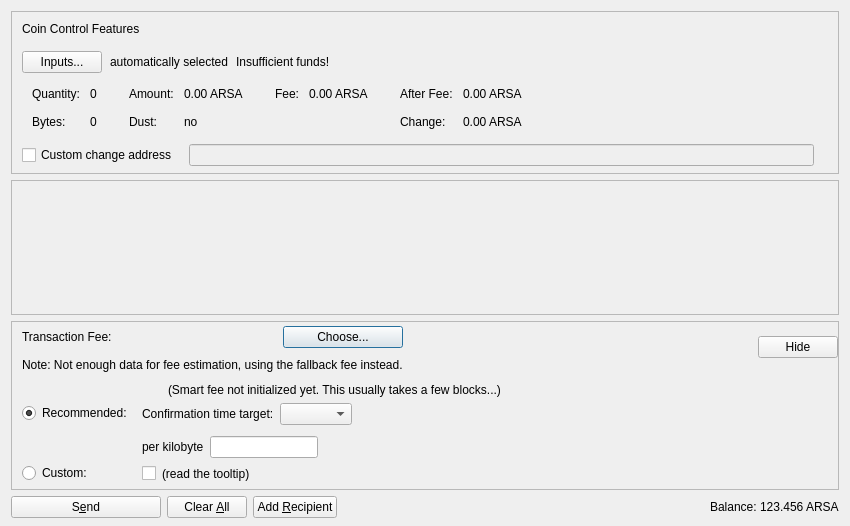
<?xml version="1.0" encoding="UTF-8"?>
<ui version="4.0">
 <class>SendCoinsDialog</class>
 <widget class="QDialog" name="SendCoinsDialog">
  <property name="geometry">
   <rect>
    <x>0</x>
    <y>0</y>
    <width>850</width>
    <height>526</height>
   </rect>
  </property>
  <property name="windowTitle">
   <string>Send Coins</string>
  </property>
  <layout class="QVBoxLayout" name="verticalLayout" stretch="0,1,0,0">
   <property name="bottomMargin">
    <number>8</number>
   </property>
   <item>
    <widget class="QFrame" name="frameCoinControl">
     <property name="sizePolicy">
      <sizepolicy hsizetype="Expanding" vsizetype="Expanding">
       <horstretch>0</horstretch>
       <verstretch>0</verstretch>
      </sizepolicy>
     </property>
     <property name="maximumSize">
      <size>
       <width>16777215</width>
       <height>16777215</height>
      </size>
     </property>
     <property name="frameShape">
      <enum>QFrame::StyledPanel</enum>
     </property>
     <property name="frameShadow">
      <enum>QFrame::Sunken</enum>
     </property>
     <layout class="QVBoxLayout" name="verticalLayoutCoinControl2">
      <property name="spacing">
       <number>0</number>
      </property>
      <property name="leftMargin">
       <number>0</number>
      </property>
      <property name="topMargin">
       <number>0</number>
      </property>
      <property name="rightMargin">
       <number>0</number>
      </property>
      <property name="bottomMargin">
       <number>6</number>
      </property>
      <item>
       <layout class="QVBoxLayout" name="verticalLayoutCoinControl" stretch="0,0,0,0,1">
        <property name="spacing">
         <number>0</number>
        </property>
        <property name="leftMargin">
         <number>10</number>
        </property>
        <property name="topMargin">
         <number>10</number>
        </property>
        <item>
         <layout class="QHBoxLayout" name="horizontalLayoutCoinControl1">
          <property name="bottomMargin">
           <number>15</number>
          </property>
          <item>
           <widget class="QLabel" name="labelCoinControlFeatures">
            <property name="sizePolicy">
             <sizepolicy hsizetype="Preferred" vsizetype="Maximum">
              <horstretch>0</horstretch>
              <verstretch>0</verstretch>
             </sizepolicy>
            </property>
            <property name="text">
             <string>Coin Control Features</string>
            </property>
           </widget>
          </item>
         </layout>
        </item>
        <item>
         <layout class="QHBoxLayout" name="horizontalLayoutCoinControl2" stretch="0,0,0,0">
          <property name="spacing">
           <number>8</number>
          </property>
          <property name="bottomMargin">
           <number>10</number>
          </property>
          <item>
           <widget class="QPushButton" name="pushButtonCoinControl">
            <property name="styleSheet">
             <string notr="true"/>
            </property>
            <property name="text">
             <string>Inputs...</string>
            </property>
            <property name="autoDefault">
             <bool>false</bool>
            </property>
           </widget>
          </item>
          <item>
           <widget class="QLabel" name="labelCoinControlAutomaticallySelected">
            <property name="text">
             <string>automatically selected</string>
            </property>
            <property name="margin">
             <number>5</number>
            </property>
           </widget>
          </item>
          <item>
           <widget class="QLabel" name="labelCoinControlInsuffFunds">
            <property name="text">
             <string>Insufficient funds!</string>
            </property>
            <property name="margin">
             <number>5</number>
            </property>
           </widget>
          </item>
          <item>
           <spacer name="horizontalSpacerCoinControl">
            <property name="orientation">
             <enum>Qt::Horizontal</enum>
            </property>
            <property name="sizeHint" stdset="0">
             <size>
              <width>40</width>
              <height>1</height>
             </size>
            </property>
           </spacer>
          </item>
         </layout>
        </item>
        <item>
         <widget class="QWidget" name="widgetCoinControl" native="true">
          <property name="sizePolicy">
           <sizepolicy hsizetype="Preferred" vsizetype="Preferred">
            <horstretch>0</horstretch>
            <verstretch>0</verstretch>
           </sizepolicy>
          </property>
          <property name="minimumSize">
           <size>
            <width>0</width>
            <height>0</height>
           </size>
          </property>
          <property name="styleSheet">
           <string notr="true"/>
          </property>
          <layout class="QHBoxLayout" name="horizontalLayoutCoinControl5">
           <property name="leftMargin">
            <number>0</number>
           </property>
           <property name="topMargin">
            <number>0</number>
           </property>
           <property name="rightMargin">
            <number>0</number>
           </property>
           <property name="bottomMargin">
            <number>0</number>
           </property>
           <item>
            <layout class="QHBoxLayout" name="horizontalLayoutCoinControl3" stretch="0,0,0,1">
             <property name="spacing">
              <number>20</number>
             </property>
             <property name="topMargin">
              <number>0</number>
             </property>
             <property name="bottomMargin">
              <number>10</number>
             </property>
             <item>
              <layout class="QFormLayout" name="formLayoutCoinControl1">
               <property name="horizontalSpacing">
                <number>10</number>
               </property>
               <property name="verticalSpacing">
                <number>14</number>
               </property>
               <property name="leftMargin">
                <number>10</number>
               </property>
               <property name="topMargin">
                <number>4</number>
               </property>
               <property name="rightMargin">
                <number>6</number>
               </property>
               <item row="0" column="0">
                <widget class="QLabel" name="labelCoinControlQuantityText">
                 <property name="text">
                  <string>Quantity:</string>
                 </property>
                 <property name="margin">
                  <number>0</number>
                 </property>
                </widget>
               </item>
               <item row="0" column="1">
                <widget class="QLabel" name="labelCoinControlQuantity">
                 <property name="cursor">
                  <cursorShape>IBeamCursor</cursorShape>
                 </property>
                 <property name="contextMenuPolicy">
                  <enum>Qt::ActionsContextMenu</enum>
                 </property>
                 <property name="text">
                  <string notr="true">0</string>
                 </property>
                 <property name="margin">
                  <number>0</number>
                 </property>
                 <property name="textInteractionFlags">
                  <set>Qt::LinksAccessibleByMouse|Qt::TextSelectableByKeyboard|Qt::TextSelectableByMouse</set>
                 </property>
                </widget>
               </item>
               <item row="1" column="0">
                <widget class="QLabel" name="labelCoinControlBytesText">
                 <property name="text">
                  <string>Bytes:</string>
                 </property>
                </widget>
               </item>
               <item row="1" column="1">
                <widget class="QLabel" name="labelCoinControlBytes">
                 <property name="cursor">
                  <cursorShape>IBeamCursor</cursorShape>
                 </property>
                 <property name="contextMenuPolicy">
                  <enum>Qt::ActionsContextMenu</enum>
                 </property>
                 <property name="text">
                  <string notr="true">0</string>
                 </property>
                 <property name="textInteractionFlags">
                  <set>Qt::LinksAccessibleByMouse|Qt::TextSelectableByKeyboard|Qt::TextSelectableByMouse</set>
                 </property>
                </widget>
               </item>
              </layout>
             </item>
             <item>
              <layout class="QFormLayout" name="formLayoutCoinControl2">
               <property name="horizontalSpacing">
                <number>10</number>
               </property>
               <property name="verticalSpacing">
                <number>14</number>
               </property>
               <property name="leftMargin">
                <number>6</number>
               </property>
               <property name="topMargin">
                <number>4</number>
               </property>
               <property name="rightMargin">
                <number>6</number>
               </property>
               <item row="0" column="0">
                <widget class="QLabel" name="labelCoinControlAmountText">
                 <property name="text">
                  <string>Amount:</string>
                 </property>
                 <property name="margin">
                  <number>0</number>
                 </property>
                </widget>
               </item>
               <item row="0" column="1">
                <widget class="QLabel" name="labelCoinControlAmount">
                 <property name="cursor">
                  <cursorShape>IBeamCursor</cursorShape>
                 </property>
                 <property name="contextMenuPolicy">
                  <enum>Qt::ActionsContextMenu</enum>
                 </property>
                 <property name="text">
                  <string notr="true">0.00 ARSA</string>
                 </property>
                 <property name="textInteractionFlags">
                  <set>Qt::LinksAccessibleByMouse|Qt::TextSelectableByKeyboard|Qt::TextSelectableByMouse</set>
                 </property>
                </widget>
               </item>
               <item row="1" column="0">
                <widget class="QLabel" name="labelCoinControlLowOutputText">
                 <property name="text">
                  <string>Dust:</string>
                 </property>
                </widget>
               </item>
               <item row="1" column="1">
                <widget class="QLabel" name="labelCoinControlLowOutput">
                 <property name="cursor">
                  <cursorShape>IBeamCursor</cursorShape>
                 </property>
                 <property name="contextMenuPolicy">
                  <enum>Qt::ActionsContextMenu</enum>
                 </property>
                 <property name="text">
                  <string notr="true">no</string>
                 </property>
                 <property name="textInteractionFlags">
                  <set>Qt::LinksAccessibleByMouse|Qt::TextSelectableByKeyboard|Qt::TextSelectableByMouse</set>
                 </property>
                </widget>
               </item>
              </layout>
             </item>
             <item>
              <layout class="QFormLayout" name="formLayoutCoinControl3">
               <property name="horizontalSpacing">
                <number>10</number>
               </property>
               <property name="verticalSpacing">
                <number>14</number>
               </property>
               <property name="leftMargin">
                <number>6</number>
               </property>
               <property name="topMargin">
                <number>4</number>
               </property>
               <property name="rightMargin">
                <number>6</number>
               </property>
               <item row="0" column="0">
                <widget class="QLabel" name="labelCoinControlFeeText">
                 <property name="text">
                  <string>Fee:</string>
                 </property>
                 <property name="margin">
                  <number>0</number>
                 </property>
                </widget>
               </item>
               <item row="0" column="1">
                <widget class="QLabel" name="labelCoinControlFee">
                 <property name="cursor">
                  <cursorShape>IBeamCursor</cursorShape>
                 </property>
                 <property name="contextMenuPolicy">
                  <enum>Qt::ActionsContextMenu</enum>
                 </property>
                 <property name="text">
                  <string notr="true">0.00 ARSA</string>
                 </property>
                 <property name="textInteractionFlags">
                  <set>Qt::LinksAccessibleByMouse|Qt::TextSelectableByKeyboard|Qt::TextSelectableByMouse</set>
                 </property>
                </widget>
               </item>
              </layout>
             </item>
             <item>
              <layout class="QFormLayout" name="formLayoutCoinControl4">
               <property name="horizontalSpacing">
                <number>10</number>
               </property>
               <property name="verticalSpacing">
                <number>14</number>
               </property>
               <property name="leftMargin">
                <number>6</number>
               </property>
               <property name="topMargin">
                <number>4</number>
               </property>
               <property name="rightMargin">
                <number>6</number>
               </property>
               <item row="0" column="0">
                <widget class="QLabel" name="labelCoinControlAfterFeeText">
                 <property name="text">
                  <string>After Fee:</string>
                 </property>
                 <property name="margin">
                  <number>0</number>
                 </property>
                </widget>
               </item>
               <item row="0" column="1">
                <widget class="QLabel" name="labelCoinControlAfterFee">
                 <property name="cursor">
                  <cursorShape>IBeamCursor</cursorShape>
                 </property>
                 <property name="contextMenuPolicy">
                  <enum>Qt::ActionsContextMenu</enum>
                 </property>
                 <property name="text">
                  <string notr="true">0.00 ARSA</string>
                 </property>
                 <property name="textInteractionFlags">
                  <set>Qt::LinksAccessibleByMouse|Qt::TextSelectableByKeyboard|Qt::TextSelectableByMouse</set>
                 </property>
                </widget>
               </item>
               <item row="1" column="0">
                <widget class="QLabel" name="labelCoinControlChangeText">
                 <property name="text">
                  <string>Change:</string>
                 </property>
                </widget>
               </item>
               <item row="1" column="1">
                <widget class="QLabel" name="labelCoinControlChange">
                 <property name="cursor">
                  <cursorShape>IBeamCursor</cursorShape>
                 </property>
                 <property name="contextMenuPolicy">
                  <enum>Qt::ActionsContextMenu</enum>
                 </property>
                 <property name="text">
                  <string notr="true">0.00 ARSA</string>
                 </property>
                 <property name="textInteractionFlags">
                  <set>Qt::LinksAccessibleByMouse|Qt::TextSelectableByKeyboard|Qt::TextSelectableByMouse</set>
                 </property>
                </widget>
               </item>
              </layout>
             </item>
            </layout>
           </item>
          </layout>
         </widget>
        </item>
        <item>
         <layout class="QHBoxLayout" name="horizontalLayoutCoinControl4" stretch="0,0,0">
          <property name="spacing">
           <number>12</number>
          </property>
          <property name="sizeConstraint">
           <enum>QLayout::SetDefaultConstraint</enum>
          </property>
          <property name="topMargin">
           <number>5</number>
          </property>
          <property name="rightMargin">
           <number>5</number>
          </property>
          <item>
           <widget class="QCheckBox" name="checkBoxCoinControlChange">
            <property name="toolTip">
             <string>If this is activated, but the change address is empty or invalid, change will be sent to a newly generated address.</string>
            </property>
            <property name="text">
             <string>Custom change address</string>
            </property>
           </widget>
          </item>
          <item>
           <widget class="QValidatedLineEdit" name="lineEditCoinControlChange">
            <property name="enabled">
             <bool>false</bool>
            </property>
            <property name="sizePolicy">
             <sizepolicy hsizetype="Expanding" vsizetype="Fixed">
              <horstretch>0</horstretch>
              <verstretch>0</verstretch>
             </sizepolicy>
            </property>
           </widget>
          </item>
          <item>
           <widget class="QLabel" name="labelCoinControlChangeLabel">
            <property name="sizePolicy">
             <sizepolicy hsizetype="Preferred" vsizetype="Expanding">
              <horstretch>0</horstretch>
              <verstretch>0</verstretch>
             </sizepolicy>
            </property>
            <property name="minimumSize">
             <size>
              <width>0</width>
              <height>0</height>
             </size>
            </property>
            <property name="text">
             <string/>
            </property>
            <property name="margin">
             <number>3</number>
            </property>
           </widget>
          </item>
         </layout>
        </item>
        <item>
         <spacer name="verticalSpacerCoinControl">
          <property name="orientation">
           <enum>Qt::Vertical</enum>
          </property>
          <property name="sizeHint" stdset="0">
           <size>
            <width>800</width>
            <height>1</height>
           </size>
          </property>
         </spacer>
        </item>
       </layout>
      </item>
     </layout>
    </widget>
   </item>
   <item>
    <widget class="QScrollArea" name="scrollArea">
     <property name="widgetResizable">
      <bool>true</bool>
     </property>
     <widget class="QWidget" name="scrollAreaWidgetContents">
      <property name="geometry">
       <rect>
        <x>0</x>
        <y>0</y>
        <width>830</width>
        <height>104</height>
       </rect>
      </property>
      <layout class="QVBoxLayout" name="verticalLayout_2" stretch="0,1">
       <property name="leftMargin">
        <number>0</number>
       </property>
       <property name="topMargin">
        <number>0</number>
       </property>
       <property name="rightMargin">
        <number>0</number>
       </property>
       <property name="bottomMargin">
        <number>0</number>
       </property>
       <item>
        <layout class="QVBoxLayout" name="entries">
         <property name="spacing">
          <number>6</number>
         </property>
        </layout>
       </item>
       <item>
        <spacer name="verticalSpacer">
         <property name="orientation">
          <enum>Qt::Vertical</enum>
         </property>
         <property name="sizeHint" stdset="0">
          <size>
           <width>20</width>
           <height>40</height>
          </size>
         </property>
        </spacer>
       </item>
      </layout>
     </widget>
    </widget>
   </item>
   <item>
    <widget class="QFrame" name="frameFee">
     <property name="sizePolicy">
      <sizepolicy hsizetype="Expanding" vsizetype="Expanding">
       <horstretch>0</horstretch>
       <verstretch>0</verstretch>
      </sizepolicy>
     </property>
     <property name="maximumSize">
      <size>
       <width>16777215</width>
       <height>16777215</height>
      </size>
     </property>
     <property name="frameShape">
      <enum>QFrame::StyledPanel</enum>
     </property>
     <property name="frameShadow">
      <enum>QFrame::Sunken</enum>
     </property>
     <layout class="QVBoxLayout" name="verticalLayoutFee1">
      <property name="spacing">
       <number>0</number>
      </property>
      <property name="leftMargin">
       <number>0</number>
      </property>
      <property name="topMargin">
       <number>0</number>
      </property>
      <property name="rightMargin">
       <number>0</number>
      </property>
      <property name="bottomMargin">
       <number>0</number>
      </property>
      <item>
       <layout class="QVBoxLayout" name="verticalLayoutFee2" stretch="0,0,0">
        <property name="spacing">
         <number>0</number>
        </property>
        <property name="leftMargin">
         <number>10</number>
        </property>
        <property name="topMargin">
         <number>0</number>
        </property>
        <item>
         <layout class="QHBoxLayout" name="horizontalLayoutFee1">
          <property name="bottomMargin">
           <number>0</number>
          </property>
          <item>
           <layout class="QVBoxLayout" name="verticalLayoutFee7">
            <property name="spacing">
             <number>0</number>
            </property>
            <item>
             <spacer name="verticalSpacerSmartFee">
              <property name="orientation">
               <enum>Qt::Vertical</enum>
              </property>
              <property name="sizeType">
               <enum>QSizePolicy::Fixed</enum>
              </property>
              <property name="sizeHint" stdset="0">
               <size>
                <width>1</width>
                <height>4</height>
               </size>
              </property>
             </spacer>
            </item>
            <item>
             <layout class="QHBoxLayout" name="horizontalLayoutSmartFee">
              <property name="spacing">
               <number>10</number>
              </property>
              <item>
               <widget class="QLabel" name="labelFeeHeadline">
                <property name="sizePolicy">
                 <sizepolicy hsizetype="Preferred" vsizetype="Maximum">
                  <horstretch>0</horstretch>
                  <verstretch>0</verstretch>
                 </sizepolicy>
                </property>
                <property name="text">
                 <string>Transaction Fee:</string>
                </property>
               </widget>
              </item>
              <item>
               <widget class="QLabel" name="labelFeeMinimized">
                <property name="text">
                 <string/>
                </property>
               </widget>
              </item>
              <item>
               <widget class="QPushButton" name="buttonChooseFee">
                <property name="text">
                 <string>Choose...</string>
                </property>
               </widget>
              </item>
             </layout>
            </item>
            <item>
             <spacer name="verticalSpacer_7">
              <property name="orientation">
               <enum>Qt::Vertical</enum>
              </property>
              <property name="sizeHint" stdset="0">
               <size>
                <width>1</width>
                <height>10</height>
               </size>
              </property>
             </spacer>
            </item>
            <item>
             <widget class="QLabel" name="fallbackFeeWarningLabel">
              <property name="toolTip">
               <string>Using the fallbackfee can result in sending a transaction that will take several hours or days (or never) to confirm. Consider choosing your fee manually or wait until you have validated the complete chain.</string>
              </property>
              <property name="text">
               <string>Note: Not enough data for fee estimation, using the fallback fee instead.</string>
              </property>
              <property name="wordWrap">
               <bool>false</bool>
              </property>
             </widget>
            </item>
            <item>
             <spacer name="verticalSpacer_5">
              <property name="orientation">
               <enum>Qt::Vertical</enum>
              </property>
              <property name="sizeHint" stdset="0">
               <size>
                <width>1</width>
                <height>1</height>
               </size>
              </property>
             </spacer>
            </item>
           </layout>
          </item>
          <item>
           <spacer name="horizontalSpacer_4">
            <property name="orientation">
             <enum>Qt::Horizontal</enum>
            </property>
            <property name="sizeHint" stdset="0">
             <size>
              <width>1</width>
              <height>1</height>
             </size>
            </property>
           </spacer>
          </item>
          <item>
           <widget class="QPushButton" name="buttonMinimizeFee">
            <property name="toolTip">
             <string>collapse fee-settings</string>
            </property>
            <property name="text">
             <string>Hide</string>
            </property>
           </widget>
          </item>
         </layout>
        </item>
        <item>
         <widget class="QFrame" name="frameFeeSelection">
          <layout class="QVBoxLayout" name="verticalLayoutFee12">
           <property name="spacing">
            <number>0</number>
           </property>
           <property name="leftMargin">
            <number>0</number>
           </property>
           <property name="topMargin">
            <number>0</number>
           </property>
           <property name="rightMargin">
            <number>0</number>
           </property>
           <property name="bottomMargin">
            <number>0</number>
           </property>
           <item>
            <layout class="QGridLayout" name="gridLayoutFee">
             <property name="topMargin">
              <number>10</number>
             </property>
             <property name="bottomMargin">
              <number>4</number>
             </property>
             <property name="horizontalSpacing">
              <number>10</number>
             </property>
             <property name="verticalSpacing">
              <number>4</number>
             </property>
             <item row="1" column="1">
              <layout class="QVBoxLayout" name="verticalLayoutFee8">
               <property name="spacing">
                <number>6</number>
               </property>
               <property name="topMargin">
                <number>3</number>
               </property>
               <item>
                <layout class="QHBoxLayout" name="horizontalLayoutFee13" stretch="0,0,1">
                 <item>
                  <widget class="QLabel" name="labelCustomPerKilobyte">
                   <property name="toolTip">
                    <string>If the custom fee is set to 1000 ruffs and the transaction is only 250 bytes, then &quot;per kilobyte&quot; only pays 250 ruffs in fee,&lt;br /&gt;while &quot;at least&quot; pays 1000 ruffs. For transactions bigger than a kilobyte both pay by kilobyte.</string>
                   </property>
                   <property name="text">
                    <string>per kilobyte</string>
                   </property>
                  </widget>
                 </item>
                 <item>
                  <widget class="BitcoinAmountField" name="customFee"/>
                 </item>
                 <item>
                  <spacer name="horizontalSpacer_6">
                   <property name="orientation">
                    <enum>Qt::Horizontal</enum>
                   </property>
                   <property name="sizeHint" stdset="0">
                    <size>
                     <width>1</width>
                     <height>1</height>
                    </size>
                   </property>
                  </spacer>
                 </item>
                </layout>
               </item>
               <item>
                <layout class="QHBoxLayout" name="horizontalLayoutFee8">
                 <item>
                  <widget class="QCheckBox" name="checkBoxMinimumFee">
                   <property name="toolTip">
                    <string>Paying only the minimum fee is just fine as long as there is less transaction volume than space in the blocks.&lt;br /&gt;But be aware that this can end up in a never confirming transaction once there is more demand for arsa transactions than the network can process.</string>
                   </property>
                   <property name="text">
                    <string/>
                   </property>
                  </widget>
                 </item>
                 <item>
                  <widget class="QLabel" name="labelMinFeeWarning">
                   <property name="enabled">
                    <bool>true</bool>
                   </property>
                   <property name="toolTip">
                    <string>Paying only the minimum fee is just fine as long as there is less transaction volume than space in the blocks.&lt;br /&gt;But be aware that this can end up in a never confirming transaction once there is more demand for arsa transactions than the network can process.</string>
                   </property>
                   <property name="text">
                    <string>(read the tooltip)</string>
                   </property>
                   <property name="margin">
                    <number>5</number>
                   </property>
                  </widget>
                 </item>
                 <item>
                  <spacer name="horizontalSpacer_2">
                   <property name="orientation">
                    <enum>Qt::Horizontal</enum>
                   </property>
                   <property name="sizeHint" stdset="0">
                    <size>
                     <width>1</width>
                     <height>1</height>
                    </size>
                   </property>
                  </spacer>
                 </item>
                </layout>
               </item>
              </layout>
             </item>
             <item row="0" column="0">
              <layout class="QVBoxLayout" name="verticalLayoutFee4" stretch="0,1">
               <property name="topMargin">
                <number>20</number>
               </property>
               <property name="bottomMargin">
                <number>3</number>
               </property>
               <item>
                <widget class="QRadioButton" name="radioSmartFee">
                 <property name="text">
                  <string>Recommended:</string>
                 </property>
                 <property name="checked">
                  <bool>true</bool>
                 </property>
                 <attribute name="buttonGroup">
                  <string notr="true">groupFee</string>
                 </attribute>
                </widget>
               </item>
               <item>
                <spacer name="verticalSpacer_2">
                 <property name="orientation">
                  <enum>Qt::Vertical</enum>
                 </property>
                 <property name="sizeHint" stdset="0">
                  <size>
                   <width>1</width>
                   <height>1</height>
                  </size>
                 </property>
                </spacer>
               </item>
              </layout>
             </item>
             <item row="1" column="0">
              <layout class="QVBoxLayout" name="verticalLayoutFee9" stretch="0,1">
               <property name="topMargin">
                <number>30</number>
               </property>
               <item>
                <widget class="QRadioButton" name="radioCustomFee">
                 <property name="text">
                  <string>Custom:</string>
                 </property>
                 <attribute name="buttonGroup">
                  <string notr="true">groupFee</string>
                 </attribute>
                </widget>
               </item>
               <item>
                <spacer name="verticalSpacer_6">
                 <property name="orientation">
                  <enum>Qt::Vertical</enum>
                 </property>
                 <property name="sizeHint" stdset="0">
                  <size>
                   <width>1</width>
                   <height>1</height>
                  </size>
                 </property>
                </spacer>
               </item>
              </layout>
             </item>
             <item row="0" column="1">
              <layout class="QVBoxLayout" name="verticalLayoutFee3" stretch="0,0,1">
               <property name="spacing">
                <number>6</number>
               </property>
               <property name="topMargin">
                <number>0</number>
               </property>
               <property name="bottomMargin">
                <number>3</number>
               </property>
               <item>
                <layout class="QHBoxLayout" name="horizontalLayoutFee12">
                 <item>
                  <widget class="QLabel" name="labelSmartFee">
                   <property name="text">
                    <string/>
                   </property>
                   <property name="margin">
                    <number>2</number>
                   </property>
                  </widget>
                 </item>
                 <item>
                  <widget class="QLabel" name="labelFeeEstimation">
                   <property name="text">
                    <string/>
                   </property>
                  </widget>
                 </item>
                 <item>
                  <widget class="QLabel" name="labelSmartFee2">
                   <property name="text">
                    <string>(Smart fee not initialized yet. This usually takes a few blocks...)</string>
                   </property>
                   <property name="margin">
                    <number>2</number>
                   </property>
                  </widget>
                 </item>
                 <item>
                  <spacer name="horizontalSpacer_5">
                   <property name="orientation">
                    <enum>Qt::Horizontal</enum>
                   </property>
                   <property name="sizeHint" stdset="0">
                    <size>
                     <width>1</width>
                     <height>1</height>
                    </size>
                   </property>
                  </spacer>
                 </item>
                </layout>
               </item>
               <item>
                <layout class="QHBoxLayout" name="horizontalLayoutFee9">
                 <item>
                  <layout class="QVBoxLayout" name="verticalLayoutFee6">
                   <item>
                    <widget class="QLabel" name="labelSmartFee3">
                     <property name="text">
                      <string>Confirmation time target:</string>
                     </property>
                     <property name="margin">
                      <number>2</number>
                     </property>
                    </widget>
                   </item>
                  </layout>
                 </item>
                 <item>
                  <layout class="QVBoxLayout" name="verticalLayoutFee5">
                   <property name="rightMargin">
                    <number>30</number>
                   </property>
                   <item>
                    <layout class="QHBoxLayout" name="horizontalLayoutConfTarget">
                     <property name="bottomMargin">
                      <number>0</number>
                     </property>
                     <item>
                      <widget class="QComboBox" name="confTargetSelector"/>
                     </item>
                     <item>
                      <spacer name="horizontalSpacerConfTarget">
                       <property name="orientation">
                        <enum>Qt::Horizontal</enum>
                       </property>
                       <property name="sizeHint" stdset="0">
                        <size>
                         <width>40</width>
                         <height>20</height>
                        </size>
                       </property>
                      </spacer>
                     </item>
                    </layout>
                   </item>
                  </layout>
                 </item>
                </layout>
               </item>
               <item>
                <spacer name="verticalSpacer_4">
                 <property name="orientation">
                  <enum>Qt::Vertical</enum>
                 </property>
                 <property name="sizeHint" stdset="0">
                  <size>
                   <width>1</width>
                   <height>1</height>
                  </size>
                 </property>
                </spacer>
               </item>
              </layout>
             </item>
            </layout>
           </item>
          </layout>
         </widget>
        </item>
        <item>
         <spacer name="verticalSpacerFee">
          <property name="orientation">
           <enum>Qt::Vertical</enum>
          </property>
          <property name="sizeHint" stdset="0">
           <size>
            <width>800</width>
            <height>1</height>
           </size>
          </property>
         </spacer>
        </item>
       </layout>
      </item>
     </layout>
    </widget>
   </item>
   <item>
    <layout class="QHBoxLayout" name="horizontalLayout">
     <item>
      <widget class="QPushButton" name="sendButton">
       <property name="minimumSize">
        <size>
         <width>150</width>
         <height>0</height>
        </size>
       </property>
       <property name="toolTip">
        <string>Confirm the send action</string>
       </property>
       <property name="text">
        <string>S&amp;end</string>
       </property>
       <property name="autoDefault">
        <bool>false</bool>
       </property>
       <property name="default">
        <bool>false</bool>
       </property>
      </widget>
     </item>
     <item>
      <widget class="QPushButton" name="clearButton">
       <property name="sizePolicy">
        <sizepolicy hsizetype="Minimum" vsizetype="Fixed">
         <horstretch>0</horstretch>
         <verstretch>0</verstretch>
        </sizepolicy>
       </property>
       <property name="toolTip">
        <string>Clear all fields of the form.</string>
       </property>
       <property name="text">
        <string>Clear &amp;All</string>
       </property>
       <property name="autoDefault">
        <bool>false</bool>
       </property>
      </widget>
     </item>
     <item>
      <widget class="QPushButton" name="addButton">
       <property name="toolTip">
        <string>Send to multiple recipients at once</string>
       </property>
       <property name="text">
        <string>Add &amp;Recipient</string>
       </property>
       <property name="autoDefault">
        <bool>false</bool>
       </property>
      </widget>
     </item>
     <item>
      <spacer name="horizontalSpacer">
       <property name="orientation">
        <enum>Qt::Horizontal</enum>
       </property>
       <property name="sizeHint" stdset="0">
        <size>
         <width>40</width>
         <height>20</height>
        </size>
       </property>
      </spacer>
     </item>
     <item>
      <layout class="QHBoxLayout" name="horizontalLayout_2">
       <property name="spacing">
        <number>3</number>
       </property>
       <item>
        <widget class="QLabel" name="labelBalanceText">
         <property name="text">
          <string>Balance:</string>
         </property>
        </widget>
       </item>
       <item>
        <widget class="QLabel" name="labelBalance">
         <property name="sizePolicy">
          <sizepolicy hsizetype="Preferred" vsizetype="Preferred">
           <horstretch>0</horstretch>
           <verstretch>0</verstretch>
          </sizepolicy>
         </property>
         <property name="cursor">
          <cursorShape>IBeamCursor</cursorShape>
         </property>
         <property name="text">
          <string notr="true">123.456 ARSA</string>
         </property>
         <property name="textInteractionFlags">
          <set>Qt::LinksAccessibleByMouse|Qt::TextSelectableByKeyboard|Qt::TextSelectableByMouse</set>
         </property>
        </widget>
       </item>
      </layout>
     </item>
    </layout>
   </item>
  </layout>
 </widget>
 <customwidgets>
  <customwidget>
   <class>QValidatedLineEdit</class>
   <extends>QLineEdit</extends>
   <header>qt/qvalidatedlineedit.h</header>
  </customwidget>
  <customwidget>
   <class>BitcoinAmountField</class>
   <extends>QLineEdit</extends>
   <header>qt/bitcoinamountfield.h</header>
   <container>1</container>
  </customwidget>
 </customwidgets>
 <resources>
  <include location="../arsa.qrc"/>
 </resources>
 <connections/>
 <buttongroups>
  <buttongroup name="groupFee"/>
 </buttongroups>
</ui>
